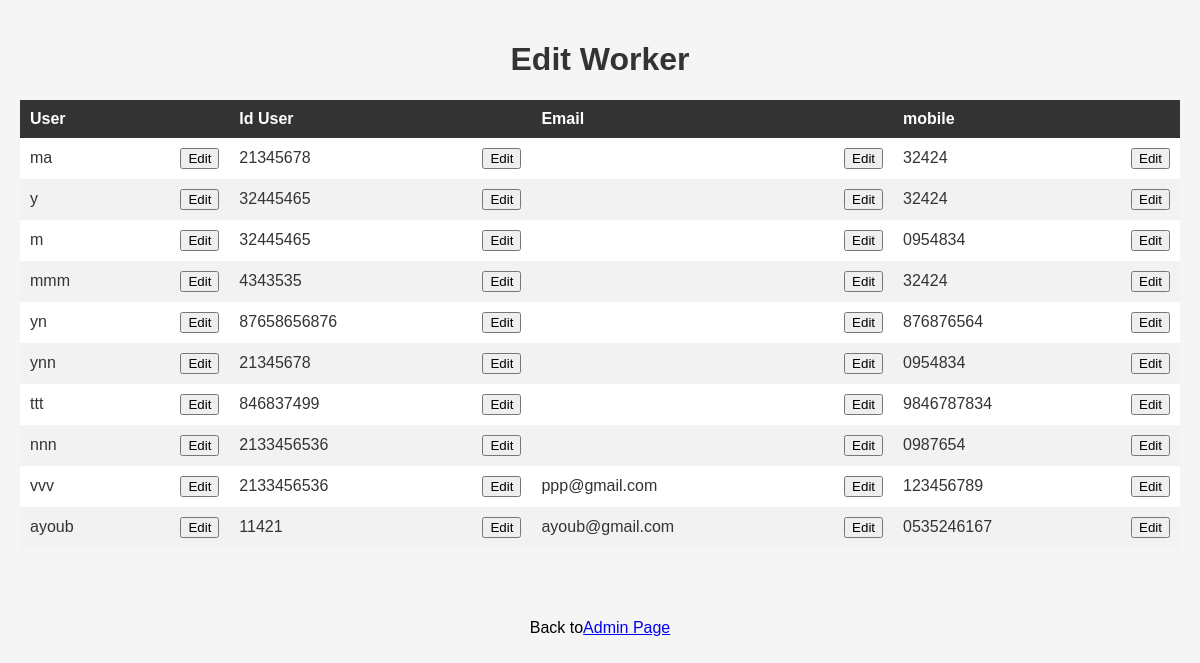
The app's page /EditWorker with its own data.
### Boards/models.py (models this page shows, shortened)
class Worker(models.Model):
    user = models.OneToOneField(User, on_delete=models.CASCADE)
    id_user = models.IntegerField()
    profile_pic = models.ImageField(
        upload_to='profile_pic/CustomerProfilePic/', null=True, blank=True)
    mobile = models.CharField(max_length=20, null=False)
    email = models.EmailField(null=False, default="")

### Boards/views.py (the view)
# urls.py: path('EditWorker', views.EditWorker, name='EditWorker'),
def EditWorker(request):
    context = {}
    if request.method == 'GET':
        result = models.Worker.objects.all()
        context = {"result": result}
    return render(request, 'EditWorker.html', context=context)

### Templates/EditWorker.html (shortened to what this page needs)
<!DOCTYPE html>
<html>
<head>
</head>
<body>
  <h1>Edit Worker</h1>
  <table>
    <thead>
      <tr>
        <th>User</th>
        <th>   </th>
        <th>Id User</th>
        <th>   </th>
        <th>Email</th>
        <th>   </th>
        <th>mobile</th>
        <th>   </th>
      </tr>
    </thead>
    <tbody>
        {% block content %}
        {% for x in result %}
            <tr>
                <td>{{x.user}}</td>
                <td><a href="{% url 'EditWorkerusername' x.user_id  %}"> <button style="float: right">Edit</button></a></td>
                <td>{{x.id_user}}</td>
                <td><a href="{% url 'EditWorkerIDuser' x.user_id  %}"> <button style="float: right">Edit</button></a></td>
                <td>{{x.email}}</td>
                <td><a href="{% url 'EditWorkerEmail' x.user_id  %}"> <button style="float: right">Edit</button></a></td>
                <td>{{x.mobile}}</td>
                <td><a href="{% url 'EditWorkermobile' x.user_id  %}"> <button style="float: right">Edit</button></a></td>
            </tr>
        {% endfor %}
        {% endblock content %}
    </tbody>
  </table>
<div style="display: flex; justify-content: center; align-items: center; height: 20vh;">  Back to  <a href= "/HomePageadmin" > Admin Page </a> </div>
</body>
</html>

### Templates/EditWorker.html (style rules this page uses)
body { font-family: Arial, sans-serif; background-color: #f5f5f5; margin: 0; padding: 20px; }
h1 { text-align: center; color: #333333; }
table { width: 100%; border-collapse: collapse; margin-top: 20px; }
th { background-color: #333333; color: #ffffff; padding: 10px; text-align: left; }
td { background-color: #ffffff; color: #333333; padding: 10px; }
tr:nth-child(even) td { background-color: #f2f2f2; }

### records on screen
Worker: user "ma", id_user "21345678", mobile "32424"
Worker: user "y", id_user "32445465", mobile "32424"
Worker: user "m", id_user "32445465", mobile "0954834"
Worker: user "mmm", id_user "4343535", mobile "32424"
Worker: user "yn", id_user "87658656876", mobile "876876564"
Worker: user "ynn", id_user "21345678", mobile "0954834"
Worker: user "ttt", id_user "846837499", mobile "9846787834"
Worker: user "nnn", id_user "2133456536", mobile "0987654"
Worker: user "vvv", id_user "2133456536", email "ppp@gmail.com", mobile "123456789"
Worker: user "ayoub", id_user "11421", email "ayoub@gmail.com", mobile "0535246167"
